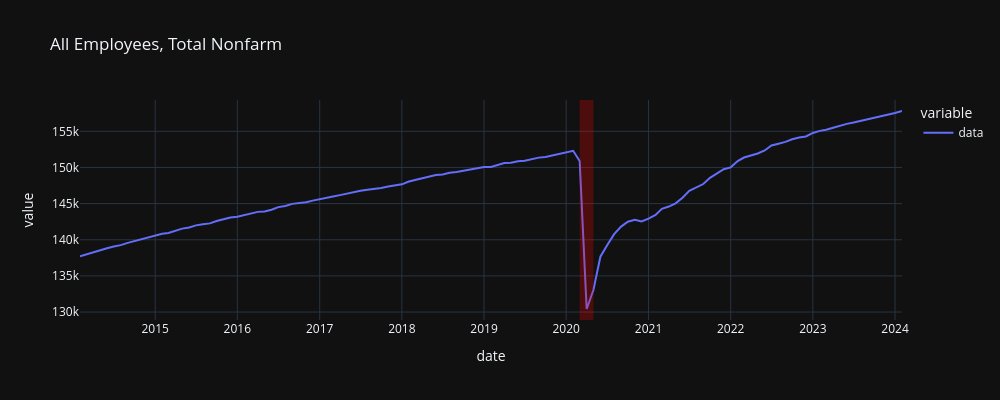

Notebook source saved alongside this figure:
### Code cell
# All Employees, Total Nonfarm (PAYEMS)
plot_data("PAYEMS", "All Employees, Total Nonfarm", years=10)
